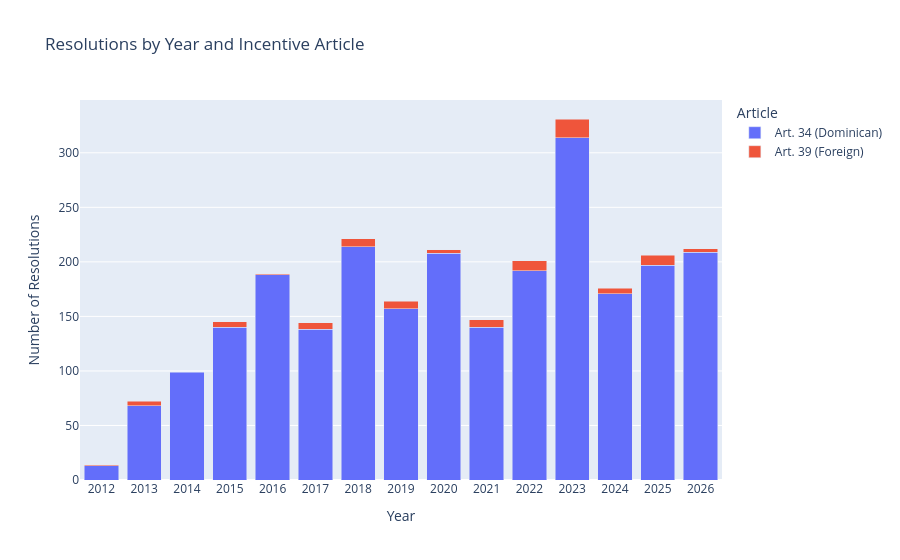

Notebook code for this chart:
### Code cell
# Resolutions by year and incentive article
df['article_label'] = df['incentive_article'].map(article_labels)

res_by_year_article = df.groupby(['year', 'article_label']).size().reset_index(name='count')

fig = px.bar(
    res_by_year_article,
    x='year',
    y='count',
    color='article_label',
    title='Resolutions by Year and Incentive Article',
    labels={'year': 'Year', 'count': 'Number of Resolutions', 'article_label': 'Article'},
    barmode='stack'
)
fig.show()

### Figure 1 — Plotly figure (JSON) as saved in the notebook; plotly's stock layout.template omitted (floating-point values rounded to 4 significant figures)
{"data": [{"hovertemplate": "Article=Art. 34 (Dominican)<br>Year=%{x}<br>Number of Resolutions=%{y}<extra></extra>", "legendgroup": "Art. 34 (Dominican)", "marker": {"color": "#636efa", "pattern": {"shape": ""}}, "name": "Art. 34 (Dominican)", "orientation": "v", "showlegend": true, "textposition": "auto", "type": "bar", "x": ["2012", "2013", "2014", "2015", "2016", "2017", "2018", "2019", "2020", "2021", "2022", "2023", "2024", "2025", "2026"], "xaxis": "x", "y": [13, 68, 99, 140, 188, 138, 214, 157, 208, 140, 192, 314, 171, 197, 209], "yaxis": "y"}, {"hovertemplate": "Article=Art. 39 (Foreign)<br>Year=%{x}<br>Number of Resolutions=%{y}<extra></extra>", "legendgroup": "Art. 39 (Foreign)", "marker": {"color": "#EF553B", "pattern": {"shape": ""}}, "name": "Art. 39 (Foreign)", "orientation": "v", "showlegend": true, "textposition": "auto", "type": "bar", "x": ["2012", "2013", "2015", "2016", "2017", "2018", "2019", "2020", "2021", "2022", "2023", "2024", "2025", "2026"], "xaxis": "x", "y": [1, 4, 5, 1, 6, 7, 7, 3, 7, 9, 17, 5, 9, 3], "yaxis": "y"}], "layout": {"barmode": "stack", "legend": {"title": {"text": "Article"}, "tracegroupgap": 0}, "title": {"text": "Resolutions by Year and Incentive Article"}, "xaxis": {"anchor": "y", "domain": [0, 1], "title": {"text": "Year"}}, "yaxis": {"anchor": "x", "domain": [0, 1], "title": {"text": "Number of Resolutions"}}}}
